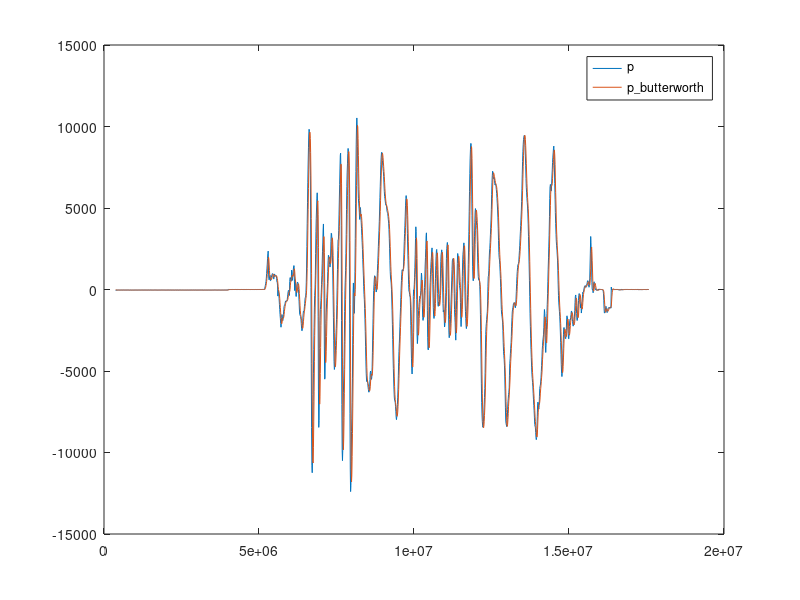
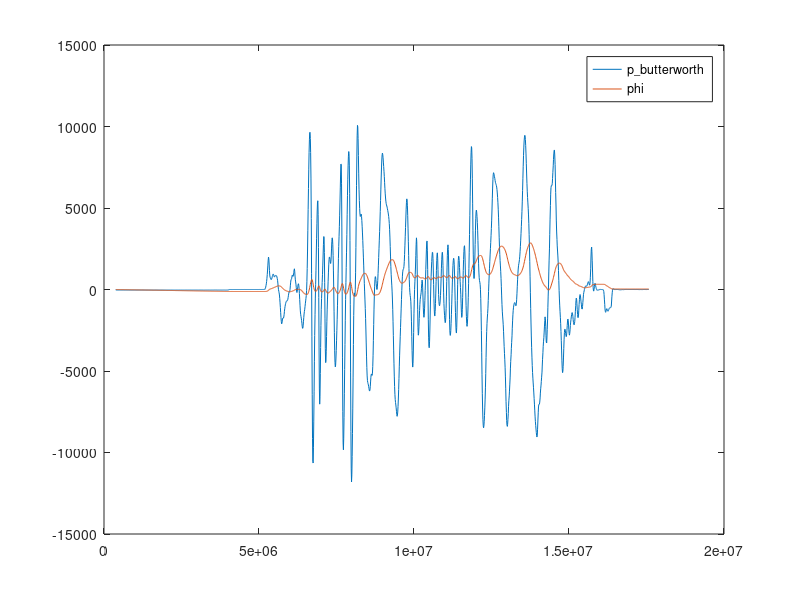
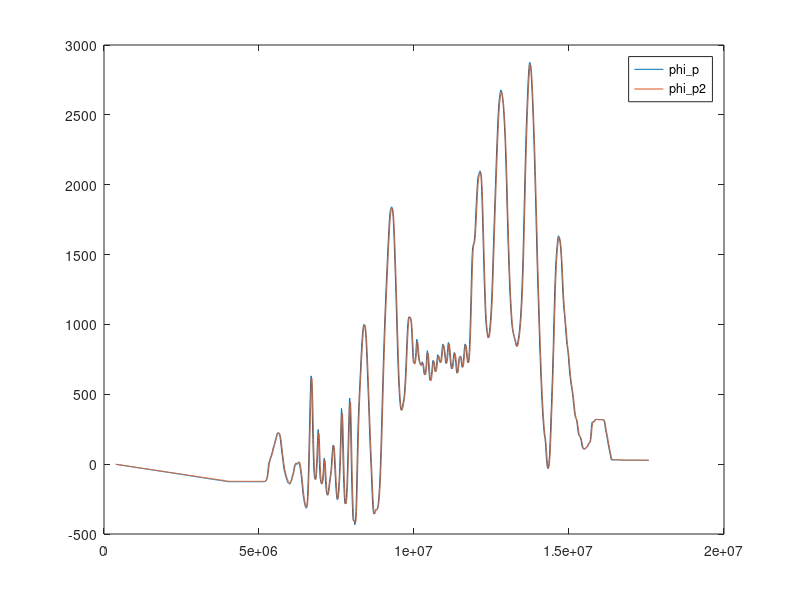

The MATLAB source for these figures, in order:
%--------------------------------------------------------------------------
% running Butterworth -- 
%--------------------------------------------------------------------------
    clear all;
    close all;
% load data
	load file_butterworth.txt;
	t = file_butterworth(:,2);
	sax = file_butterworth(:,3);
	say = file_butterworth(:,4);
	saz = file_butterworth(:,5);
    p = file_butterworth(:,6);
	q = file_butterworth(:,7);
	r = file_butterworth(:,8);
    p2 = file_butterworth(:,9);
    phi_p2 = file_butterworth(:,10);
    fs = length(t)*1000000/(t(length(t))-t(1));
	n = length(t);

    % p2 is p filtered in the micro
    figure(1);
    plot(t,p,t,p2);
    legend('p','p\_butterworth');
    
    % phi_p2 is p2 integrated in the micro
    figure(2);
    plot(t,p2,t,phi_p2);
    legend('p\_butterworth','phi');

    
    % compute phi from p
    phi_p(1:n) = 0;
    phi_p(1) = 0;
    for i=(2:n) phi_p(i) = phi_p(i-1) + p(i-1) * 0.01; end;
    
    % show that phi_p2 equals phi_p (so no need to filter p)
    figure(3);
    plot(t,phi_p,t,phi_p2);
    legend('phi\_p','phi\_p2');
